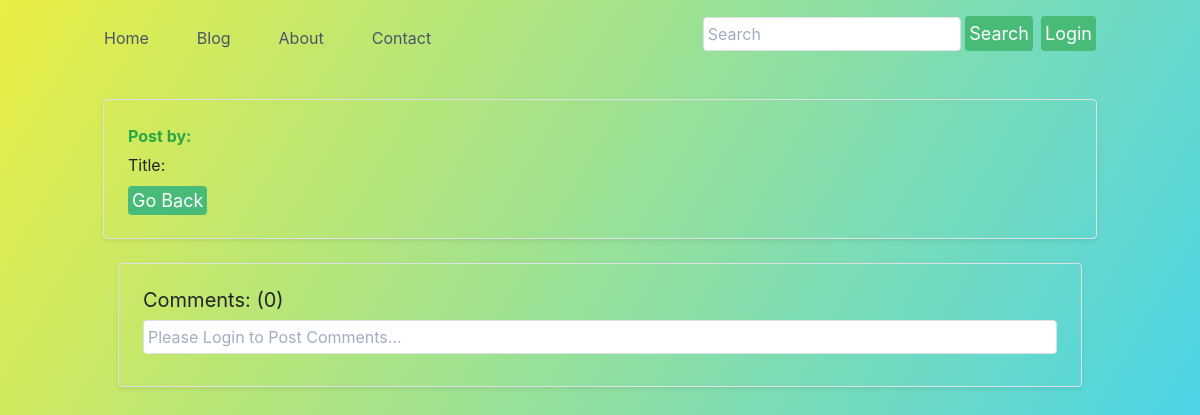
/blog/django-tutorial, run on an earlier commit of the app's database.
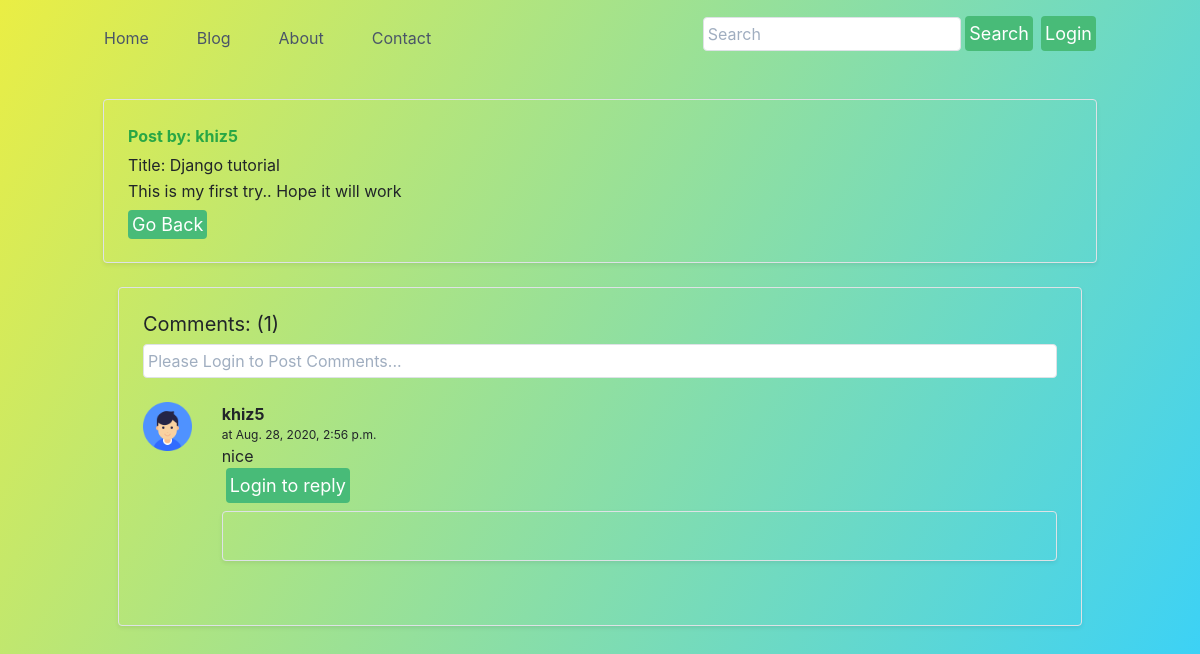
And on a later commit of the database.
### blog/models.py (models this page shows, shortened)
class Post(models.Model):
    sno = models.AutoField(primary_key=True)
    title = models.CharField(max_length=100)
    author = models.CharField(max_length=13)
    content = models.TextField()
    slug = models.CharField(max_length=100)
    timestamp = models.DateTimeField(default=now)

class BlogComment(models.Model):
    sno = models.AutoField(primary_key=True)
    comment = models.TextField()
    user = models.ForeignKey(User, on_delete = models.CASCADE)
    post = models.ForeignKey(Post, on_delete = models.CASCADE)
    parent = models.ForeignKey('self', on_delete=models.CASCADE, null=True)
    timestamp = models.DateTimeField(default=now)

### blog/views.py (the view)
# urls.py: path('<str:slug>',views.blogPost,name='blogPost'),
def blogPost(request, slug):
    post = Post.objects.filter(slug=slug).first()
    comment = BlogComment.objects.filter(post=post,parent=None)
    replies = BlogComment.objects.filter(post=post).exclude(parent=None)
    repDict={}
    for reply in replies:
        if reply.parent.sno not in repDict.keys():
            repDict[reply.parent.sno] = [reply]
        else:
            repDict[reply.parent.sno].append(reply)
    print(repDict)
    context = {
        'post': post,
        'comments': comment,
        'repDict': repDict,
    }
    return(render(request,'blog/blogPost.html', context))

### blog/templatetags/extras.py (called while the page is built)
@register.filter(name='get_val')
def get_val(dict,key):
    return dict.get(key)

### templates/blog/blogPost.html (shortened to what this page needs)
{% extends 'base.html' %}
{% load extras %}
{% block body %}
<div class="container my-4 ">
    <div class="row no-gutters border rounded overflow-hidden flex-md-row mb-4 shadow-sm h-md-250 position-relative">
        <div class="col p-4 d-flex flex-column position-static">
            <strong class="d-inline-block mb-2 text-success">Post by: {{post.author}} </strong>
            <h3 class="mb-0">Title: {{ post.title }}</h3>
            <p class="mb-2"> {{post.content}} </p>
            <div>
                <a href="/blog" role="button" style="text-decoration: none;"
                    class="text-white bg-green-500 border-0 px-1 py-1 mb-2 mr-2  focus:outline-none hover:bg-green-600 rounded text-lg">Go
                    Back</a>
            </div>
        </div>
    </div>
    <div class="container my-4 ">
        <div
            class="row no-gutters border rounded overflow-hidden flex-md-row mb-4 shadow-sm h-md-250 position-relative">
            <div class="col p-4 d-flex flex-column position-static">
                <h1 class="text-xl">Comments: ({{comments.count}}) </h1>
                {% if user.is_authenticated %}
                <form action="/blog/postComment" method="post">
                    {% csrf_token %}
                    <input
                        class="bg-white rounded border border-gray-400 focus:outline-none focus:border-green-500 text-base px-1 py-1 mt-2 mb-2"
                        type="text" name="comment" placeholder="Post Comment..." required>
                    <input type="hidden" name="postSno" value="{{post.sno}}">
                    <input type="hidden" name="parentSno" value="">
                    <button
                        class="text-white bg-green-500 border-0 px-1 py-1 ml-1 mb-2 mr-2  focus:outline-none hover:bg-green-600 rounded text-lg"
                        type="submit">Comment</button>
                </form>
                {% else %}
                <input
                    class="bg-white rounded border border-gray-400 focus:outline-none focus:border-green-500 text-base px-1 py-1 mt-2 mb-2"
                    type="text" name="comment" placeholder="Please Login to Post Comments...">
                {% endif %}
                {% for comment in comments %}
                <div class="row my-3">
                    {% load static %}
                    <div class="col-md-1"> <img src="{% static "img/user.png" %}" alt="user "> </div>
                    <div class="col-md-11">
                        <b> {{comment.user.username}} </b>
                        <div class="text-xs">at {{comment.timestamp}} </div>
                        <div>{{comment.comment}}</div>
                        {% if user.is_authenticated %}
                        <button
                            class="text-white bg-green-500 border-0 px-1 py-1 ml-1 mt-2 mb-2 mr-2  focus:outline-none hover:bg-green-600 rounded text-lg"
                            type="button" data-toggle="collapse" data-target="#replyBox{{comment.sno}}"
                            aria-expanded="false" aria-controls="replyBox{{comment.sno}}">
                            Reply
                        </button>
                        {% else %}
                        <button
                            class="text-white bg-green-500 border-0 px-1 py-1 ml-1 mb-2 mr-2  focus:outline-none hover:bg-green-600 rounded text-lg"
                            type="button" data-toggle="collapse" data-target="#replyBox{{comment.sno}}"
                            aria-expanded="false" aria-controls="replyBox{{comment.sno}}" disabled>
                            Login to reply
                        </button>
                        {% endif %}
                        <div
                            class="row no-gutters border rounded overflow-hidden flex-md-row mb-4 shadow-sm h-md-250 position-relative">
                            <div class="col p-4 d-flex flex-column position-static">
                            </div>
                        </div>
                    </div>
                </div>
                {% endfor %}
            </div>
        </div>
    </div>
</div>
{% endblock body %}

### templates/base.html (shortened to what this page needs)
<!DOCTYPE html>
<html lang="en">
<head>
  <link rel="stylesheet" href="https://stackpath.bootstrapcdn.com/bootstrap/4.5.2/css/bootstrap.min.css"
>
  <link href="https://unpkg.com/tailwindcss@^1.0/dist/tailwind.min.css" rel="stylesheet">
</head>
<body>
  <header class="text-gray-700 body-font">
    <div class="container mx-auto flex flex-wrap p-5 flex-col md:flex-row items-center">
      <nav class="md:mr-auto flex flex-wrap items-center text-base justify-center">
        <a class="mr-5 hover:text-gray-900" href="/">Home</a>
        <a class="mr-5 hover:text-gray-900" href="/blog">Blog</a>
        <a class="mr-5 hover:text-gray-900" href="/about">About</a>
        <a class="mr-5 hover:text-gray-900" href="/contact">Contact</a>
      </nav>
      <form action="/search" method="post">
        <input
          class="bg-white rounded border border-gray-400 focus:outline-none focus:border-green-500 text-base px-1 py-1 mb-2"
          placeholder="Search" type="text" name="query" id="query" required />
        <button
          class="text-white bg-green-500 border-0 px-1 py-1 mb-2 mr-2  focus:outline-none hover:bg-green-600 rounded text-lg"
          type="submit">Search</button>
      </form>
      {% if user.is_authenticated %}
        <div class="dropdown inline-block relative">
          <button class="text-white bg-green-500 border-0 px-1 py-1 mb-2 mr-2 rounded inline-flex items-center">
            <span class="mr-1"> {{request.user}} </span>
            <svg class="fill-current h-4 w-4" xmlns="http://www.w3.org/2000/svg" viewBox="0 0 20 20">
              <path d="M9.293 12.95l.707.707L15.657 8l-1.414-1.414L10 10.828 5.757 6.586 4.343 8z" /> </svg>
          </button>
          <ul class="dropdown-menu absolute hidden text-gray-700 pt-1">
            <li>
            <form class="rounded-t bg-gray-200 hover:bg-gray-400 py-2 px-4 block whitespace-no-wrap" action="/logout" method="post">
              {% csrf_token %}
                <input type="submit" value="Logout" />
            </form>
            </li>
          </ul>
        </div>
      {% else %}
      <button
        class="text-white bg-green-500 border-1 px-1 py-1 mb-2  focus:outline-none hover:bg-green-600 rounded text-lg"
        data-toggle="modal" data-target="#exampleModal">Login</button>
      {% endif %}
    </div>
  </header>
  {% block body %} {% endblock body %}
</body>
</html>

### templates/base.html (style rules this page uses)
body { background-image: linear-gradient(120deg, #eaee44, #33d0ff); background-attachment: fixed; }
.p-5 { padding: 1rem !important; }
.mb-2, .my-2 { margin-bottom: 0.5rem !important; }

What changed in the data, as far as the page shows it:
added Post: author "khiz5", title "Django tutorial", content "This is my first try.. Hope it will work"
added BlogComment: user.username "khiz5", timestamp "Aug. 28, 2020, 2:56 p.m.", comment "nice"
Also different on the page:
{{ comments.count }}: "0" → "1"
